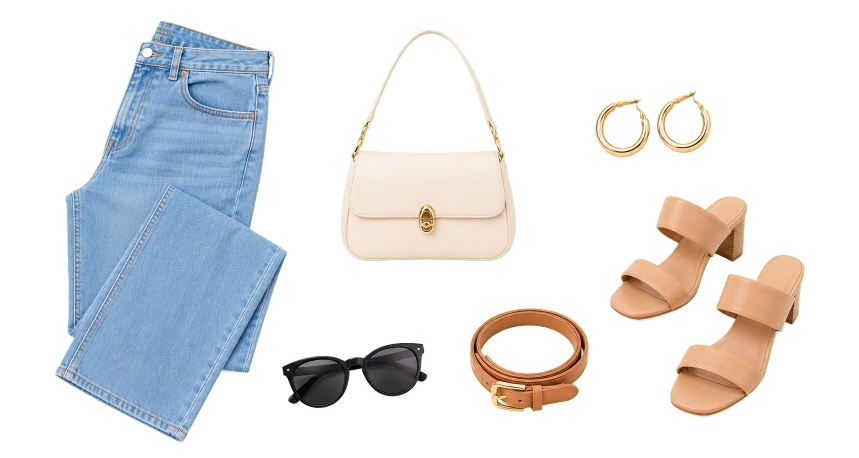
#> input picture assets/gen/gen-accessory-neutral-01.png, 1717 x 916 px, given in place of gen-scene-charcoal-coffee-errand-v6.png, which was not available (shown at 1/2 size)
$ python build-single-print-scene-contact-sheet-06.py
#> lines starting #> are read from the running program, lines starting #| are printed output that depends on the picture; pictures that were not available may be replaced by others from this repository, and a replacement may not be noted
from pathlib import Path

from PIL import Image, ImageDraw, ImageFont


ROOT = Path(__file__).resolve().parents[1]
FILES = [
    ROOT / "assets/gen/gen-scene-charcoal-coffee-errand-v6.png",
    ROOT / "assets/gen/gen-scene-charcoal-boutique-shopping-v6.png",
    ROOT / "assets/gen/gen-scene-charcoal-crosswalk-daily-v6.png",
    ROOT / "assets/gen/gen-scene-greyfloral-coffee-walk-v6.png",
    ROOT / "assets/gen/gen-scene-greyfloral-boutique-shopping-v6.png",
    ROOT / "assets/gen/gen-scene-greyfloral-market-shopping-v6.png",
]
OUT = ROOT / "assets/gen/single-print-scene-contact-sheet-06.jpg"

cols, rows = 3, 2
cell_w, cell_h, label_h = 460, 500, 48
sheet = Image.new("RGB", (cell_w * cols, (cell_h + label_h) * rows), "#f7f7f5")
draw = ImageDraw.Draw(sheet)
font = ImageFont.load_default(size=15)

for index, path in enumerate(FILES):
    image = Image.open(path).convert("RGB")
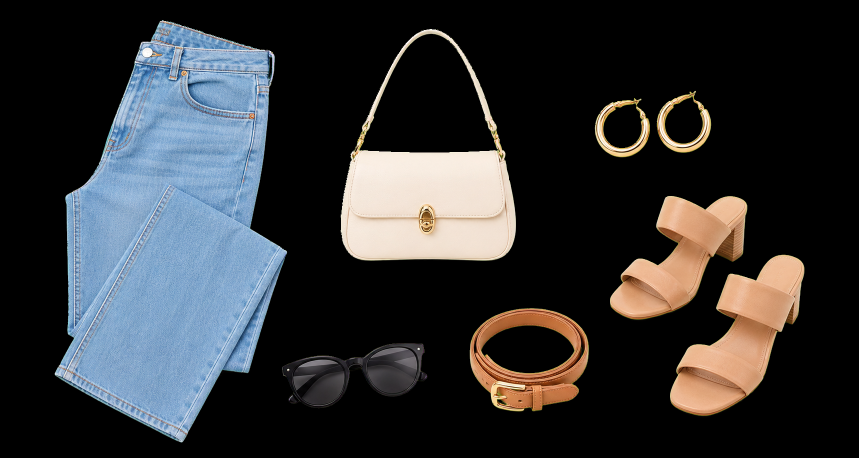
#> image: PIL image 1717x916 RGB (shown at 1/2 size); mean R, G, B 49.6, 50.6, 52.5
    image.thumbnail((cell_w - 16, cell_h - 16), Image.Resampling.LANCZOS)
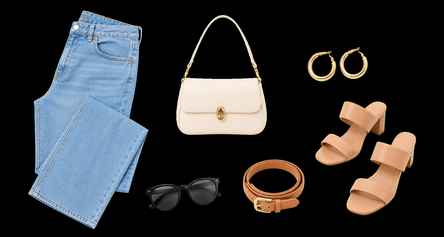
#> image: PIL image 444x237 RGB; mean R, G, B 49.8, 50.8, 52.7
    x = (index % cols) * cell_w
    y = (index // cols) * (cell_h + label_h)
    sheet.paste(image, (x + (cell_w - image.width) // 2, y + (cell_h - image.height) // 2))
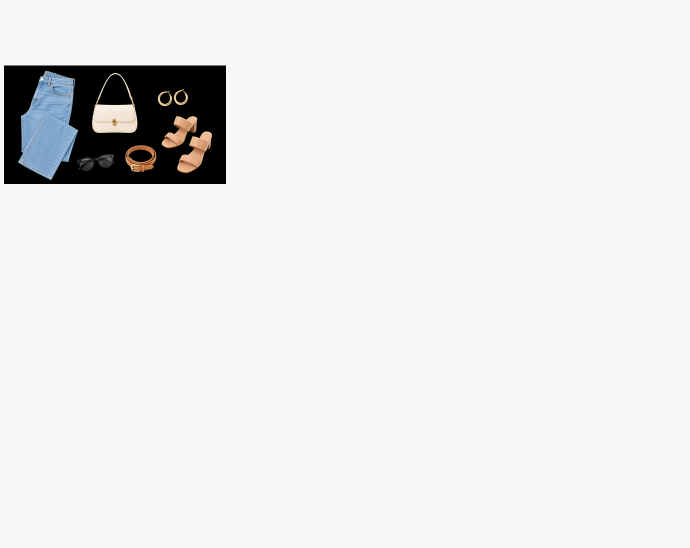
#> sheet: PIL image 1380x1096 RGB (shown at 1/2 size); mean R, G, B 233.3, 233.4, 231.6
    draw.rectangle((x, y, x + cell_w - 1, y + cell_h + label_h - 1), outline="#c5c5c0", width=2)
    draw.text((x + 12, y + cell_h + 14), path.stem, fill="#343434", font=font)
#> pass 2 of the loop `for index, path in enumerate(FILES):`:
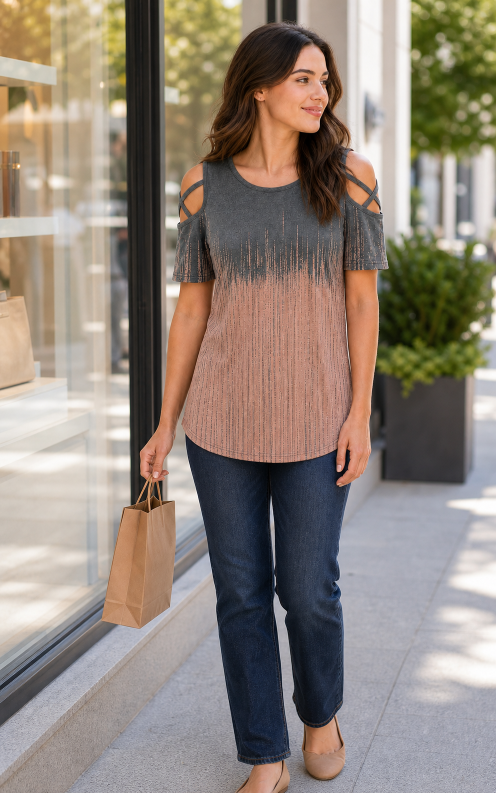
#> input picture assets/gen/gen-scene-charcoal-boutique-shopping-v6.png, 992 x 1586 px (shown at 1/2 size)
#> image is the input picture: PIL image 992x1586 RGB; mean R, G, B 144.7, 132.9, 122.2
#> `image.thumbnail((cell_w - 16, cell_h - 16), Image.Resampling.LANCZOS)`:
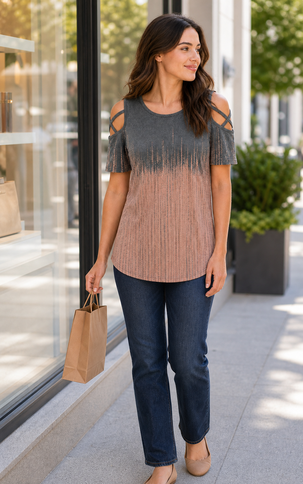
#> image: PIL image 303x484 RGB; mean R, G, B 144.7, 132.9, 122.2
#> `sheet.paste(image, (x + (cell_w - image.width) // 2, y + (cell_h - ima..`:
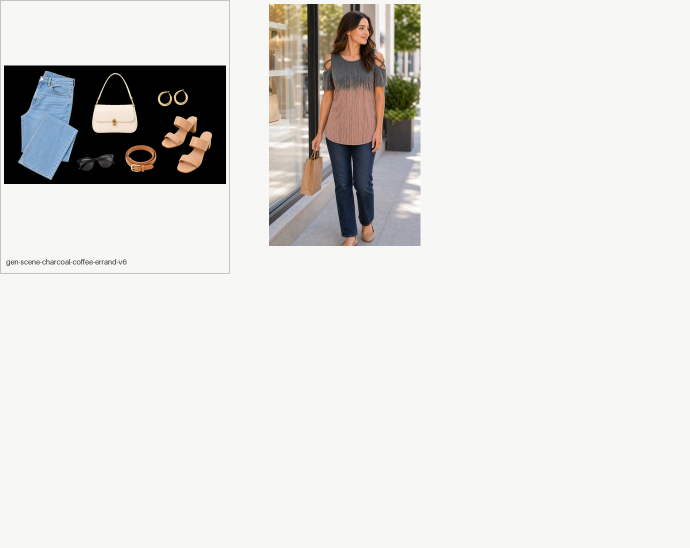
#> sheet: PIL image 1380x1096 RGB (shown at 1/2 size); mean R, G, B 223.1, 222.1, 219.5
#> pass 3 of the loop `for index, path in enumerate(FILES):`:
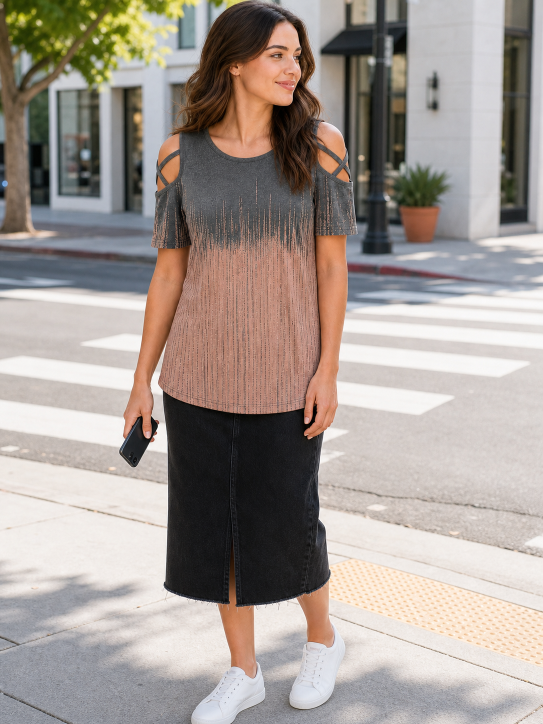
#> input picture assets/gen/gen-scene-charcoal-crosswalk-daily-v6.png, 1086 x 1448 px (shown at 1/2 size)
#> image is the input picture: PIL image 1086x1448 RGB; mean R, G, B 163.3, 153.6, 147
#> `image.thumbnail((cell_w - 16, cell_h - 16), Image.Resampling.LANCZOS)`:
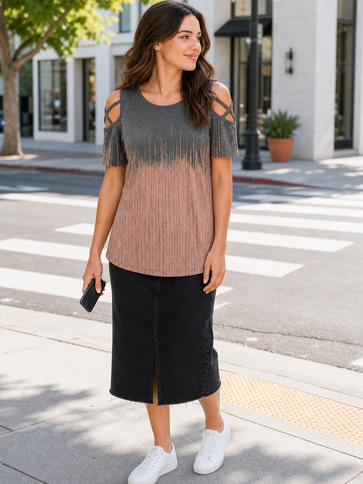
#> image: PIL image 363x484 RGB; mean R, G, B 163.3, 153.6, 147
#> `sheet.paste(image, (x + (cell_w - image.width) // 2, y + (cell_h - ima..`:
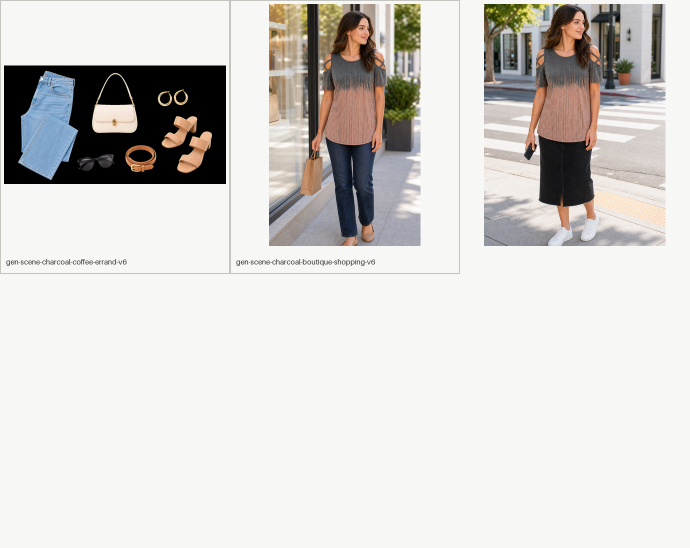
#> sheet: PIL image 1380x1096 RGB (shown at 1/2 size); mean R, G, B 213.2, 211, 207.8
#> the loop made 6 passes; the first 3 are shown

sheet.save(OUT, quality=92)
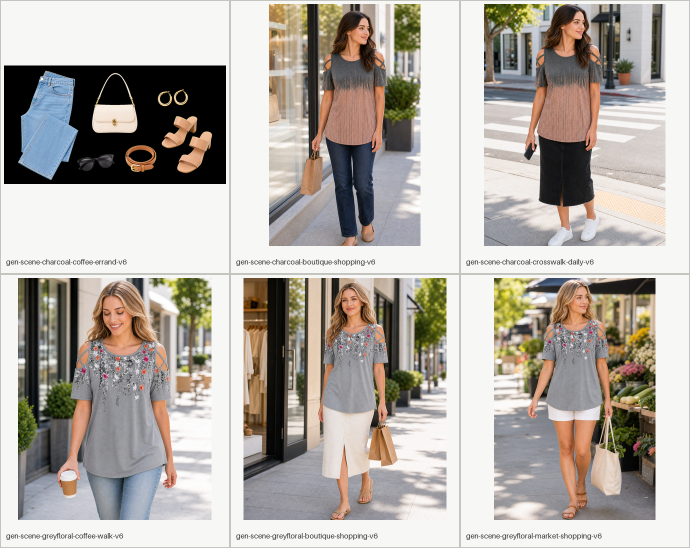
#> saved as single-print-scene-contact-sheet-06.jpg: PIL image 1380x1096 RGB (shown at 1/2 size); mean R, G, B 178, 172, 165.1
print(OUT)
